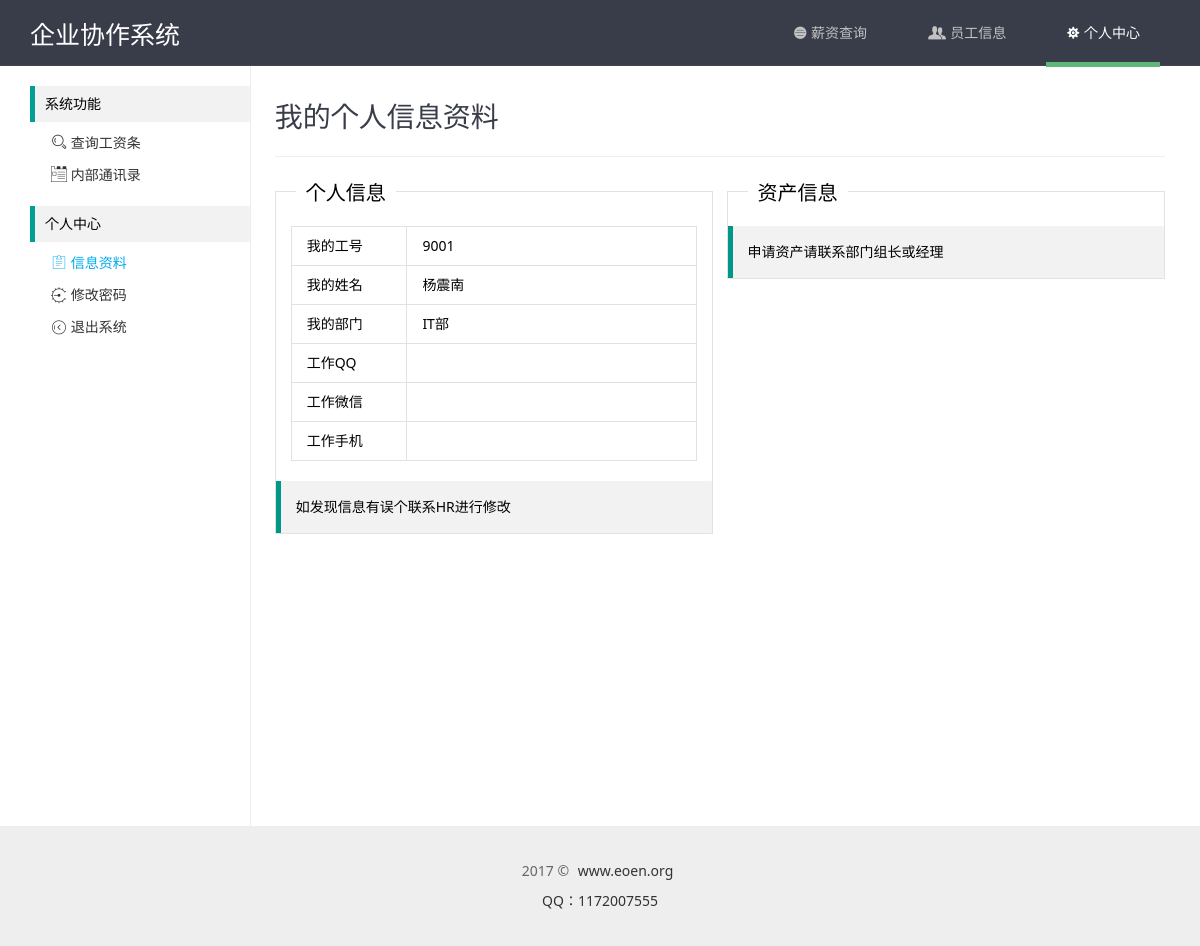
The app's page /personal.php (signed in), older data.
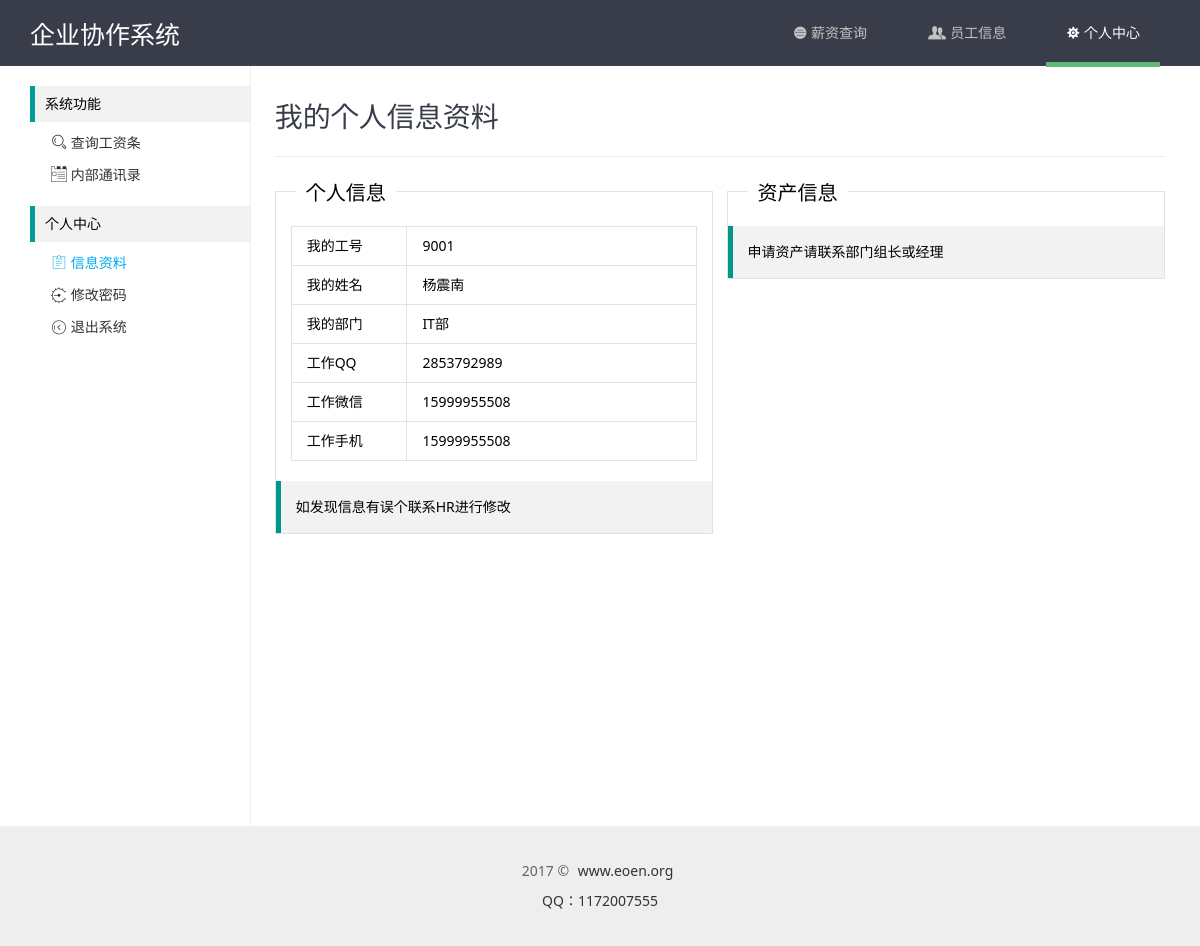
The same page, newer data.
### tables this page shows
CREATE TABLE `hk_users` (
  `id` int(11) NOT NULL AUTO_INCREMENT,
  `uid` int(4) NOT NULL COMMENT '工号',
  `name` varchar(32) NOT NULL COMMENT '姓名',
  `password` varchar(32) NOT NULL COMMENT '密码',
  `sex` varchar(10) NOT NULL COMMENT '性别',
  `depa` varchar(32) NOT NULL COMMENT '部门',
  `phone` varchar(11) NOT NULL COMMENT '手机',
  `wechat` varchar(32) NOT NULL COMMENT '微信',
  `qq` varchar(32) NOT NULL COMMENT 'QQ',
  `state` int(10) NOT NULL COMMENT '状态',
  PRIMARY KEY (`id`)
);

CREATE TABLE `hk_depas` (
  `id` int(11) NOT NULL AUTO_INCREMENT,
  `pid` varchar(4) NOT NULL COMMENT '部门排序',
  `did` varchar(4) NOT NULL COMMENT '部门ID',
  `sid` varchar(4) NOT NULL COMMENT '上级部门',
  `name` varchar(64) NOT NULL COMMENT '部门名称',
  `state` int(11) NOT NULL COMMENT '部门状态',
  PRIMARY KEY (`id`)
);

### xdmin/conn/config.php (called while the page is built, shortened)
<?php
class DB{
	function __construct($dh, $us, $up, $dbn){
		$this->dbHost = $dh;
		$this->userName = $us;
		$this->userPwd = $up;
		$this->dbName = $dbn;
	}
	function query($sql){
		return mysql_query($sql);
	}
	function getAll($sql){
		$row = $this->query($sql);
		while($re = mysql_fetch_assoc($row))
		{
			$arr[] = $re;
		}
		return @$arr;
	}
}
$db = new DB("localhost","root","QVnVRRnJZX4CJwcC","xiezuo");

### personal.php (the view, shortened to what this page needs)
<?php
	include "xdmin/conn/config.php";
	$user_id = $_SESSION['user_info']['user_id'];
	$list = "SELECT * FROM hk_users where uid='{$user_id}'";
	$data = $db->getAll($list);
?>
<!DOCTYPE html PUBLIC "-//W3C//DTD XHTML 1.0 Transitional//EN" "http://www.w3.org/TR/xhtml1/DTD/xhtml1-transitional.dtd">
<html xmlns="http://www.w3.org/1999/xhtml">
<head>
	<link rel="stylesheet" type="text/css" href="common/layui/css/layui.css" media="all">
	<link rel="stylesheet" type="text/css" href="common/global.css" media="all">
	<link rel="stylesheet" type="text/css" href="common/home/css/style.css" media="all">
</head>
<body>
	<?php include "include/sider.php";?>
	<div class="site-content">
		<h1 class="site-h1">我的个人信息资料</h1>
		<fieldset class="layui-elem-field per-left">
			<legend>个人信息</legend>
			<div class="layui-field-box">
				<table class="layui-table">
					<colgroup>
						<col width="80">
						<col width="200">
					</colgroup>
					<tbody>
						<?php
						foreach($data as $key=>$val){
							echo'<tr>
									<td>我的工号</td>
									<td>'.$val['uid'].'</td>
								</tr>
								<tr>
									<td>我的姓名</td>
									<td>'.$val['name'].'</td>
								</tr>
								<tr>
									<td>我的部门</td>
									<td>';
									$depaid = $val['depa'];
									$depanm = mysql_query("SELECT * FROM hk_depas WHERE did='{$depaid}'");
									if(mysql_num_rows($depanm)){
										while($row = mysql_fetch_array($depanm)) {
											echo $row['name'];
										}
									}echo'
									</td>
								</tr>
								<tr>
									<td>工作QQ</td>
									<td>'.$val['qq'].'</td>
								</tr>
								<tr>
								<tr>
									<td>工作微信</td>
									<td>'.$val['wechat'].'</td>
								</tr>
								<tr>
									<td>工作手机</td>
									<td>'.$val['phone'].'</td>
								</tr>';
						}
						?>
					</tbody>
				</table>
			</div>
			<div class="layui-elem-quote">
				<p>如发现信息有误个联系HR进行修改</p>
			</div>
		</fieldset>
		<fieldset class="layui-elem-field per-right">
			<legend>资产信息</legend>
			<div class="layui-field-box">
			</div>
			<div class="layui-elem-quote">
				<p>申请资产请联系部门组长或经理</p>
			</div>
		</fieldset>
	</div>
	<?php include "include/footer.php";?>

### include/sider.php
<?php
	$php_self = addslashes(htmlspecialchars($_SERVER['PHP_SELF'] ? $_SERVER['PHP_SELF'] : $_SERVER['SCRIPT_NAME']));
	$url_path = substr($php_self, 1,-4);
?>
<div class="layui-header header header-doc">
	<div class="layui-main">
		<a class="logo" href="/">
			企业协作系统
		</a>
		<ul class="layui-nav">
			<li class="layui-nav-item <?php if($url_path == 'index' || $url_path == 'view'){echo 'layui-this';}?>">
				<a href="/"><i class="layui-icon">&#xe60f;</i> 薪资查询</a>
			</li>
			<li class="layui-nav-item <?php if($url_path == 'users'){echo 'layui-this';}?>">
				<a href="/users"><i class="layui-icon">&#xe613;</i> 员工信息</a>
			</li>
			<li class="layui-nav-item <?php if($url_path == 'personal'){echo 'layui-this';}?>">
				<a href="/personal"><i class="layui-icon">&#xe614;</i> 个人中心</a>
			</li>
		</ul>
	</div>
</div>
<div class="layui-main site-inline">
	<div class="site-tree">
		<ul class="layui-tree">
			<li><h2>系统功能</h2></li>
			<li class="site-tree-noicon <?php if($url_path == 'index' || $url_path == 'view'){echo 'layui-this';}?>">
				<a href="/"><cite><i class="layui-icon">&#xe615;</i> 查询工资条</cite></a>
			</li>
			<li class="site-tree-noicon <?php if($url_path == 'users'){echo 'layui-this';}?>">
				<a href="/users"><cite><i class="layui-icon">&#xe62a;</i> 内部通讯录</cite></a>
			</li>
			<li><h2>个人中心</h2></li>
			<li class="site-tree-noicon <?php if($url_path == 'personal'){echo 'layui-this';}?>">
				<a href="/personal"><cite><i class="layui-icon">&#xe63c;</i> 信息资料</cite></a>
			</li>
			<li class="site-tree-noicon <?php if($url_path == 'password'){echo 'layui-this';}?>">
				<a href="/password"><cite><i class="layui-icon">&#xe628;</i> 修改密码</cite></a>
			</li>
			<li class="site-tree-noicon">
				<a href="/logout"><cite><i class="layui-icon">&#xe633;</i> 退出系统</cite></a>
			</li>
		</ul>
	</div>

### include/footer.php (shortened to what this page needs)
</div>
<div class="layui-footer footer footer-doc">
  <div class="layui-main">
    <p>2017 © <a href="/">www.eoen.org</a></p>
    <p>
      <a href="tencent://message/?uin=1172007555" target="_blank">QQ：1172007555</a>
    </p>
  </div>
</div>
</body>
</html>

### common/layui/css/layui.css (style rules this page uses)
.layui-laypage a,a { text-decoration:none }
.layui-btn,.layui-tree li i,.layui-unselect { -moz-user-select:none }
blockquote,body,button,dd,div,dl,dt,form,h1,h2,h3,h4,h5,h6,input,li,ol,p,pre,td,textarea,th,ul { margin:0;padding:0;-webkit-tap-highlight-color:rgba(0,0,0,0) }
li { list-style:none }
table { border-collapse:collapse;border-spacing:0 }
h1,h2,h3 { font-size:14px;font-weight:400 }
.layui-icon { font-family:layui-icon!important;font-size:16px;font-style:normal;-webkit-font-smoothing:antialiased;-moz-osx-font-smoothing:grayscale }
body { line-height:24px;font:14px Helvetica Neue,Helvetica,PingFang SC,\5FAE\8F6F\96C5\9ED1,Tahoma,Arial,sans-serif }
.layui-flow-more a cite,.layui-laypage em,.layui-tree li a cite,a cite { font-style:normal }
a { color:#333 }
a cite { *cursor:pointer }
.layui-main { position:relative;width:1140px;margin:0 auto }
.layui-header { position:relative;z-index:1000;height:65px }
.layui-elem-quote { margin-bottom:10px;padding:15px;line-height:22px;border-left:5px solid #009688;border-radius:0 2px 2px 0;background-color:#f2f2f2 }
.layui-elem-field { margin-bottom:10px;padding:0;border:1px solid #e2e2e2 }
.layui-elem-field legend { margin-left:20px;padding:0 10px;font-size:20px;font-weight:300 }
.layui-field-box { padding:10px 15px }
.layui-laypage button,.layui-laypage input,.layui-nav { -webkit-box-sizing:border-box!important;-moz-box-sizing:border-box!important }
.layui-table { width:100%;margin:10px 0;background-color:#fff }
.layui-table tr { transition:all .3s;-webkit-transition:all .3s }
.layui-table td,.layui-table th { padding:9px 15px;min-height:20px;line-height:20px;border:1px solid #e2e2e2;font-size:14px }
.layui-tree { line-height:26px }
.layui-tree li { text-overflow:ellipsis;overflow:hidden;white-space:nowrap }
.layui-tree li .layui-tree-spread,.layui-tree li a { display:inline-block;vertical-align:top;height:26px;*display:inline;*zoom:1;cursor:pointer }
.layui-tree li a { font-size:0 }
.layui-tree li a i { font-size:16px }
.layui-tree li a cite { padding:0 6px;font-size:14px }
.layui-tree li i { padding-left:6px;color:#333 }
.layui-nav .layui-nav-item,.layui-tab-title li { display:inline-block;*zoom:1;vertical-align:middle }
.layui-nav { position:relative;padding:0 20px;background-color:#393D49;color:#c2c2c2;border-radius:2px;font-size:0;box-sizing:border-box!important }
.layui-nav * { font-size:14px }
.layui-nav .layui-nav-item { position:relative;*display:inline;line-height:60px }
.layui-nav .layui-nav-item a { display:block;padding:0 20px;color:#c2c2c2;transition:all .3s;-webkit-transition:all .3s }
.layui-nav .layui-this:after,.layui-nav-bar,.layui-nav-tree .layui-nav-itemed:after { position:absolute;left:0;top:0;width:0;height:5px;background-color:#5FB878;transition:all .2s;-webkit-transition:all .2s }
.layui-nav .layui-nav-item a:hover,.layui-nav .layui-this a { color:#fff }
.layui-nav .layui-this:after { content:'';top:auto;bottom:0;width:100% }

### common/global.css (style rules this page uses)
body,div,dl,dt,dd,ul,ol,li,h1,h2,h3,h4,h5,h6,pre,code,form,fieldset,legend,input,button,textarea,select,p,blockquote,th,td,span,a { margin:0;padding:0; }
body { font-size:14px;font-family: "微软雅黑","Microsoft YaHei","Microsoft YaHei UI", "Segoe UI", Arial, Verdana, Sans-Serif, sans-serif; }
address, caption, cite, code, dfn, em, strong, th, var { font-style:normal; font-weight:normal; }
a { text-decoration: none;color: #333333;font-family: "Microsoft YaHei"; }
fieldset,img { border:0; }
ol,ul,li { list-style:none; }
address,button,caption,cite,code,dfn,em,input,optgroup,option,select,strong,textarea,th,var { font:inherit; }
table { border-collapse: collapse;border-spacing: 0; }
a,a:hover,a:focus { text-decoration:none;outline:none;-webkit-transition:all 0.3s;transition:all 0.3s;-moz-transition:all 0.3s;-o-transition:all 0.3s; }
h1,h2,h3,h4,h5,h6,a,p,span { font-family: "微软雅黑","Microsoft YaHei","Microsoft YaHei UI","Hiragino Sans GB W3","Segoe UI", Arial, Verdana, Sans-Serif, sans-serif; }
.layui-nav-item .layui-icon { position: relative; }
.footer { padding: 30px 0; line-height: 30px; text-align: center; background-color: #eee; color: #666; font-weight: 300; }
.footer a { padding: 0 5px; }

Row changes from the older to the newer data that the page shows:
changed hk_users "杨震南": qq (not shown) → "2853792989"; wechat (not shown) → "15999955508"; phone (not shown) → "15999955508"
